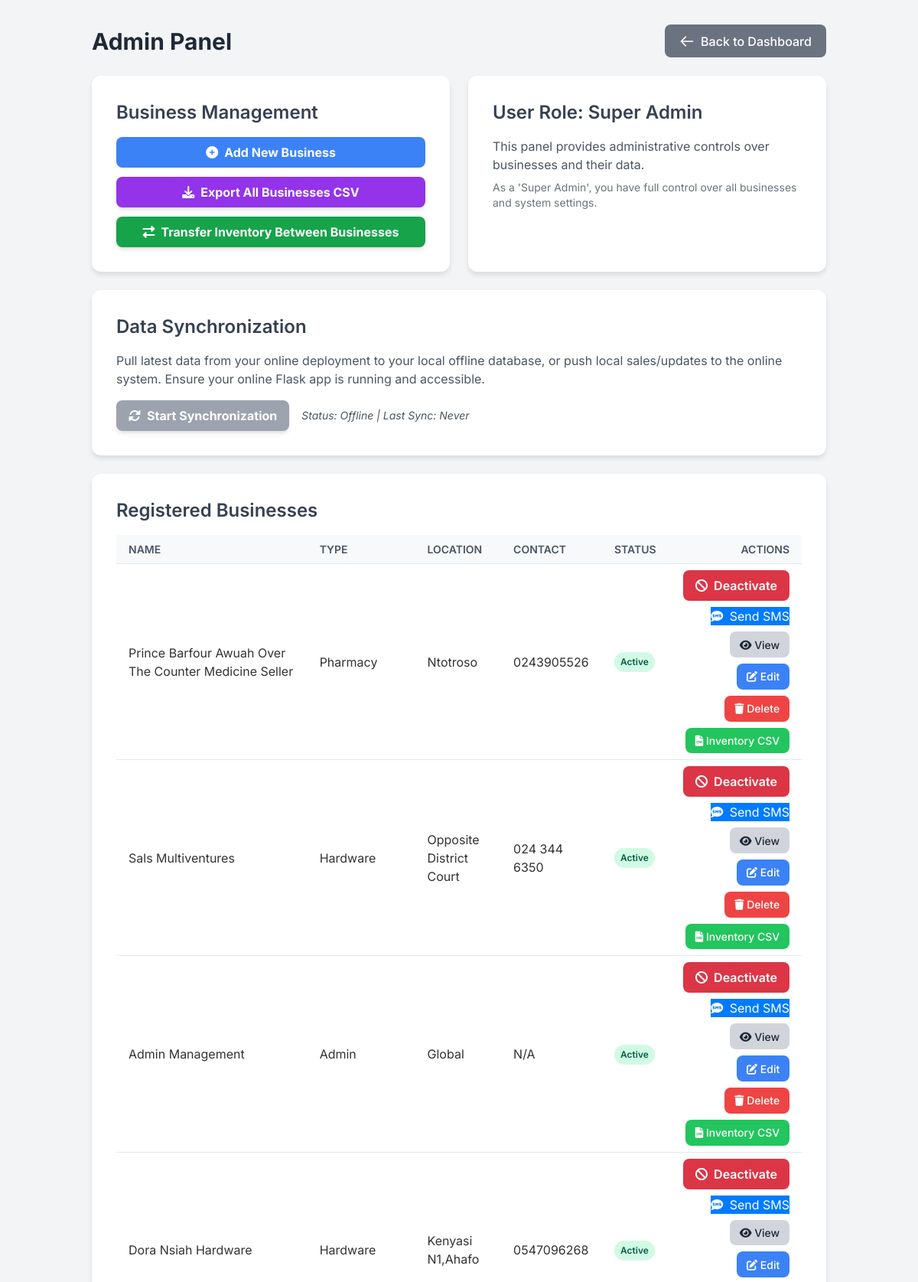
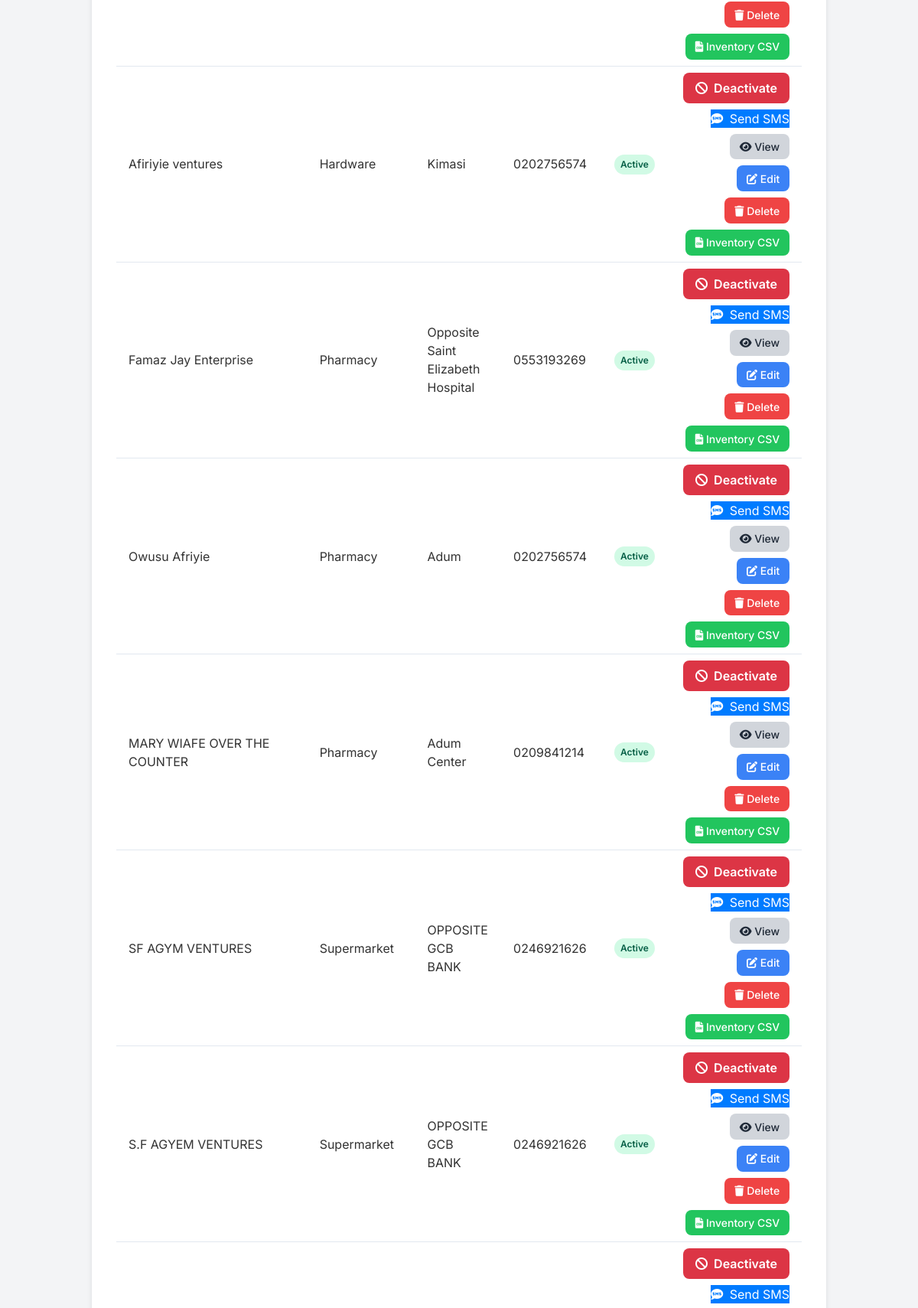
/super_admin_dashboard (signed in, upper part), run on the app's committed database (2 pictures, top to bottom).
### models.py (models this page shows, shortened)
class Business(db.Model):
    __tablename__ = 'businesses'
    id = db.Column(db.String(36), primary_key=True, default=lambda: str(uuid.uuid4()))
    name = db.Column(db.String(100), unique=True, nullable=False)
    type = db.Column(db.String(50), nullable=False)
    address = db.Column(db.String(200), nullable=True)
    location = db.Column(db.String(100), nullable=True)
    contact = db.Column(db.String(50), nullable=True)
    email = db.Column(db.String(120), nullable=True)
    is_active = db.Column(db.Boolean, default=True)
    last_synced_at = db.Column(db.DateTime, default=datetime.utcnow)
    remote_id = db.Column(db.String(36), nullable=True)
    users = db.relationship('User', back_populates='business', lazy=True)
    inventory_items = db.relationship('InventoryItem', back_populates='business', lazy=True)
    sales_records = db.relationship('SalesRecord', back_populates='business', lazy=True)
    rental_records = db.relationship('RentalRecord', back_populates='business', lazy=True)
    creditors = db.relationship('Creditor', back_populates='business', lazy=True)
    debtors = db.relationship('Debtor', back_populates='business', lazy=True)
    hirable_items = db.relationship('HirableItem', back_populates='business', lazy=True)
    future_orders = db.relationship('FutureOrder', back_populates='business', lazy=True)
    company_transactions = db.relationship('CompanyTransaction', back_populates='business', lazy=True)

### app.py (the view)
    @app.route('/super_admin_dashboard')
    @login_required
    @roles_required('super_admin')
    def super_admin_dashboard():
        all_businesses = Business.query.all()
        all_users = User.query.all()
        return render_template('super_admin_dashboard.html',
                            businesses=all_businesses, # Ensure this is passed
                            users=all_users,           # Ensure this is passed
                            user_role=session.get('role'),
                            current_year=datetime.now().year)

### templates/super_admin_dashboard.html (shortened to what this page needs)
<!DOCTYPE html>
<html lang="en">
<head>
    <script src="https://cdn.tailwindcss.com"></script>
    <link href="https://cdnjs.cloudflare.com/ajax/libs/font-awesome/6.0.0-beta3/css/all.min.css" rel="stylesheet">
</head>
<body class="bg-gray-100 min-h-screen">
    <div class="container py-8">
        <div class="flex justify-between items-center mb-6">
            <h1 class="text-3xl font-bold text-gray-800">Admin Panel</h1>
            <a href="{{ url_for('dashboard') }}" class="btn btn-secondary flex items-center">
                <svg class="w-5 h-5 mr-2" fill="none" stroke="currentColor" viewBox="0 0 24 24" xmlns="http://www.w3.org/2000/svg"><path stroke-linecap="round" stroke-linejoin="round" stroke-width="2" d="M10 19l-7-7m0 0l7-7m-7 7h18"></path></svg>
                Back to Dashboard
            </a>
        </div>
        <div class="grid grid-cols-1 md:grid-cols-2 gap-6 mb-6">
            <div class="card">
                <h2 class="text-2xl font-semibold mb-4 text-gray-700">Business Management</h2>
                <div class="space-y-3">
                    <a href="{{ url_for('add_business') }}" class="block w-full bg-blue-500 hover:bg-blue-600 text-white font-bold py-2 px-4 rounded-lg text-center transition duration-200 flex items-center justify-center">
                        <i class="fas fa-plus-circle mr-2"></i> Add New Business
                    </a>
                    <a href="{{ url_for('download_businesses_csv') }}" class="block w-full bg-purple-600 hover:bg-purple-700 text-white font-bold py-2 px-4 rounded-lg shadow-md transition duration-200 flex items-center justify-center">
                        <i class="fas fa-download mr-2"></i> Export All Businesses CSV
                    </a>
                    <a href="{{ url_for('transfer_inventory') }}" class="block w-full bg-green-600 hover:bg-green-700 text-white font-bold py-2 px-4 rounded-lg shadow-md transition duration-200 flex items-center justify-center">
                        <i class="fas fa-exchange-alt mr-2"></i> Transfer Inventory Between Businesses
                    </a>
                </div>
            </div>
            <div class="card">
                <h2 class="text-2xl font-semibold mb-4 text-gray-700">User Role: {{ user_role.replace('_', ' ').title() }}</h2>
                <p class="text-gray-600">This panel provides administrative controls over businesses and their data.</p>
                {% if user_role == 'admin' %}
                <p class="text-sm text-gray-500 mt-2">As an 'Admin', you have full control over your assigned business and limited access to super admin features.</p>
                {% else %}
                <p class="text-sm text-gray-500 mt-2">As a 'Super Admin', you have full control over all businesses and system settings.</p>
                {% endif %}
            </div>
            <div class="card md:col-span-2">
                <h2 class="text-2xl font-semibold mb-4 text-gray-700">Data Synchronization</h2>
                <p class="text-gray-600 mb-4">Pull latest data from your online deployment to your local offline database, or push local sales/updates to the online system. Ensure your online Flask app is running and accessible.</p>
                <form action="{{ url_for('sync_businesses') }}" method="POST" id="syncForm" class="flex flex-wrap items-center gap-4">
                    <button type="submit" id="syncButton" class="bg-blue-600 hover:bg-blue-700 text-white font-bold py-2 px-4 rounded-lg shadow-md transition duration-300 ease-in-out flex items-center justify-center">
                        <i class="fas fa-sync-alt mr-2"></i> Start Synchronization
                    </button>
                    <span id="syncStatus" class="text-gray-600 text-sm italic">Status: Offline | Last Sync: Never</span>
                </form>
            </div>
        </div>
        <div class="card table-container">
            <h2 class="text-2xl font-semibold mb-4 text-gray-700">Registered Businesses</h2>
            {% if businesses %}
            <table>
                <thead>
                    <tr>
                        <th class="py-2 px-4 border-b">Name</th>
                        <th class="py-2 px-4 border-b">Type</th>
                        <th class="py-2 px-4 border-b">Location</th>
                        <th class="py-2 px-4 border-b">Contact</th>
                        <th class="py-2 px-4 border-b">Status</th>
                        <th class="py-2 px-4 border-b text-right">Actions</th>
                    </tr>
                </thead>
                <tbody>
                    {% for business in businesses %}
                    <tr>
                        <td class="py-2 px-4 border-b">{{ business.name }}</td>
                        <td class="py-2 px-4 border-b">{{ business.type }}</td>
                        <td class="py-2 px-4 border-b">{{ business.location }}</td>
                        <td class="py-2 px-4 border-b">{{ business.contact }}</td>
                        <td class="py-2 px-4 border-b">
                            <span class="status-badge {% if business.is_active %}status-active{% else %}status-inactive{% endif %}">
                                {{ "Active" if business.is_active else "Inactive" }}
                            </span>
                        </td>
                        <td class="py-2 px-4 border-b text-right">
                            <div class="action-buttons">
                                <form action="{{ url_for('toggle_business_active', business_id=business.id) }}" method="POST" class="inline-block" onsubmit="return confirm('Are you sure you want to {{ 'deactivate' if business.is_active else 'activate' }} this business?');">
                                    <button type="submit" class="btn-toggle {% if business.is_active %}btn-deactivate{% else %}btn-activate{% endif %}">
                                        <i class="fas {% if business.is_active %}fa-ban{% else %}fa-check-circle{% endif %} mr-1"></i>
                                        {{ "Deactivate" if business.is_active else "Activate" }}
                                    </button>
                                </form>
                                <form action="{{ url_for('send_payment_due_sms', business_id=business.id) }}" method="POST" class="inline-block" onsubmit="return confirm('Send a payment due SMS to {{ business.name }}?');">
                                    <button type="submit" class="btn-sms">
                                        <i class="fas fa-sms mr-1"></i> Send SMS
                                    </button>
                                </form>
                                <a href="{{ url_for('view_business_details', business_id=business.id) }}" class="bg-gray-300 hover:bg-gray-400 text-gray-800 btn">
                                    <i class="fas fa-eye"></i> View
                                </a>
                                <a href="{{ url_for('edit_business', business_id=business.id) }}" class="bg-blue-500 hover:bg-blue-600 text-white btn">
                                    <i class="fas fa-edit"></i> Edit
                                </a>
                                <form action="{{ url_for('delete_business', business_id=business.id) }}" method="POST" class="inline-block" onsubmit="return confirm('Are you sure you want to delete {{ business.name }} and ALL its associated data? This action cannot be undone.');">
                                    <button type="submit" class="bg-red-500 hover:bg-red-600 text-white btn">
                                        <i class="fas fa-trash"></i> Delete
                                    </button>
                                </form>
                                <a href="{{ url_for('download_inventory_csv', business_id=business.id) }}" class="bg-green-500 hover:bg-green-600 text-white btn">
                                    <i class="fas fa-file-csv"></i> Inventory CSV
                                </a>
                            </div>
                        </td>
                    </tr>
                    {% endfor %}
                </tbody>
            </table>
            {% else %}
            <p class="text-gray-600">No businesses registered yet. Add a new business to get started.</p>
            {% endif %}
        </div>
    </div>
</body>
</html>

### templates/super_admin_dashboard.html (style rules this page uses)
body { font-family: 'Inter', sans-serif; background-color: #f4f7f6; color: #333; }
.container { max-width: 1000px; margin: 0 auto; padding: 2rem; }
.card { background-color: #ffffff; border-radius: 0.75rem; box-shadow: 0 4px 6px rgba(0, 0, 0, 0.1); padding: 2rem; }
.btn { padding: 0.6rem 1.2rem; border-radius: 0.5rem; font-weight: 500; transition: all 0.2s ease-in-out; }
.btn-secondary { background-color: #6B7280; color: white; }
.table-container { overflow-x: auto; -webkit-overflow-scrolling: touch; }
table { width: 100%; min-width: 700px; border-collapse: collapse; }
th, td { padding: 0.75rem; text-align: left; border-bottom: 1px solid #e2e8f0; }
th { background-color: #f8f9fa; font-weight: 600; color: #4a5568; text-transform: uppercase; font-size: 0.875rem; }
.action-buttons { display: flex; gap: 0.5rem; flex-wrap: wrap; justify-content: flex-end; }
.action-buttons .btn { padding: 0.4rem 0.8rem; font-size: 0.875rem; }
.status-badge { padding: 0.25rem 0.5rem; border-radius: 9999px; font-size: 0.75rem; font-weight: 600; display: inline-block; }
.status-active { background-color: #d1fae5; color: #065f46; }
.btn-toggle { padding: 0.5rem 1rem; border-radius: 0.5rem; font-weight: 600; transition: all 0.2s ease-in-out; cursor: pointer; border: none; white-space: nowrap; }
.btn-deactivate { background-color: #dc3545; color: #fff; }
.btn-sms { background-color: #007bff; color: #fff; }

### data on the page
Business: name "Prince Barfour Awuah Over The Counter Medicine Seller", type "Pharmacy", location "Ntotroso", contact "0243905526", is_active "Active", is_active "Deactivate"
Business: name "Sals Multiventures", type "Hardware", location "Opposite District Court", contact "024 344 6350", is_active "Active", is_active "Deactivate"
Business: name "Admin Management", type "Admin", location "Global", contact "N/A", is_active "Active", is_active "Deactivate"
Business: name "Dora Nsiah Hardware", type "Hardware", location "Kenyasi N1,Ahafo", contact "0547096268", is_active "Active", is_active "Deactivate"
Business: name "Afiriyie ventures", type "Hardware", location "Kimasi", contact "0202756574", is_active "Active", is_active "Deactivate"
Business: name "Famaz Jay Enterprise", type "Pharmacy", location "Opposite Saint Elizabeth Hospital", contact "0553193269", is_active "Active", is_active "Deactivate"
Business: name "Owusu Afriyie", type "Pharmacy", location "Adum", contact "0202756574", is_active "Active", is_active "Deactivate"
Business: name "MARY WIAFE OVER THE COUNTER", type "Pharmacy", location "Adum Center", contact "0209841214", is_active "Active", is_active "Deactivate"
Business: name "SF AGYM VENTURES", type "Supermarket", location "OPPOSITE GCB BANK", contact "0246921626", is_active "Active", is_active "Deactivate"
Business: name "S.F AGYEM VENTURES", type "Supermarket", location "OPPOSITE GCB BANK", contact "0246921626", is_active "Active", is_active "Deactivate"
Business: is_active "Deactivate"

### other printed values
{{ user_role.replace('_', ' ').title() }} "Super Admin"
